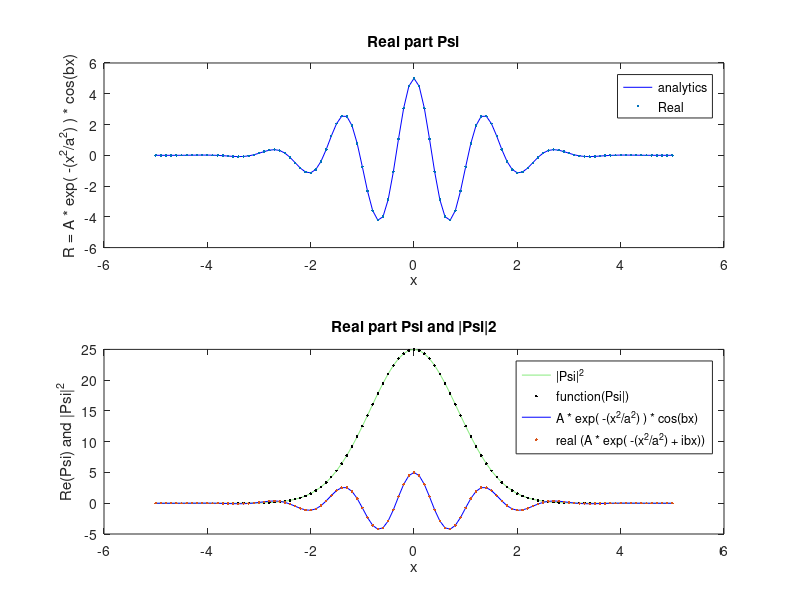

The MATLAB script that drew this image:
x = -5:0.1:5;
a = 1.7; b = 4.5; A = 5;
analyticRealPsi = A * exp( - x.^2 / a^2 ) .* cos(b .* x);
complexPsi = A * exp( - x.^2 / a^2 + 1i * b .*x);
subplot(2,1,1)
plot(x, analyticRealPsi, "b");
hold on
plot(x, complexPsi, ".", "MarkerFaceColor", "r")
hold off;
xlabel('x')
ylabel('R = A * exp( -(x^2/a^2) ) * cos(bx)')
legend('analytics', 'Real')
title('Real part Psi')

psiS = abs(complexPsi).^2;
psiSAnalytic = A^2 * exp( - 2 * x.^2 / a^2 );
subplot(2,1,2)
plot(x, psiS, "Color", "#88EA7E")
hold on
plot(x, psiSAnalytic, ".k");

plot(x, analyticRealPsi, "b");
plot(x, complexPsi, ".", "MarkerFaceColor", "r");
title("Real part Psi and |Psi|2");
xlabel('x');
ylabel('Re(Psi) and |Psi|^2');
legend('|Psi|^2','function(Psi|)','A * exp( -(x^2/a^2) ) * cos(bx)','real (A * exp( -(x^2/a^2) + ibx))')

